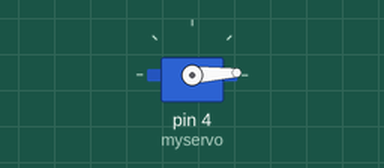
A sketch run on a simulated Arduino Uno, built with avr-gcc and run on an emulated ATmega328P. Shown: servo.

Above: at 0.05 s.
At 0.9 s:
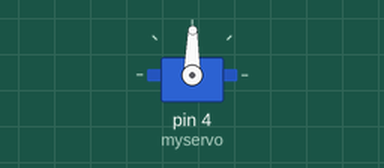
At 1.75 s:
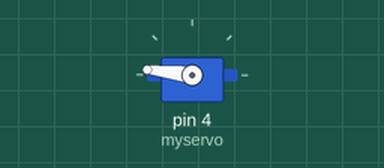
At 3.45 s:
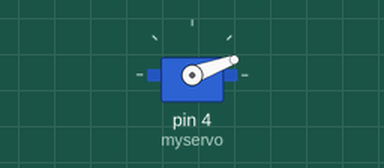
Timing chart, 0 to 8.4 s (numbered marks = the images above):
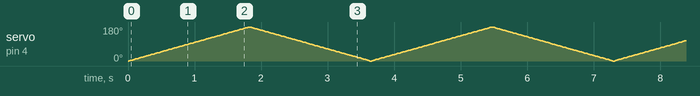

The sketch:

servo_control.ino
```cpp
#include <Servo.h>
Servo myservo;

int pos = 0;

void setup() {
  myservo.attach(4);  // attaches the servo pin. In v.1, servo pin is 4
}

void loop() {
  for (pos = 0; pos <= 180; pos += 1) { // goes from 0 degrees to 180 degrees
    // in steps of 1 degree
    myservo.write(pos);              // tell servo to go to position in variable 'pos'
    delay(10);                       // waits 10ms for the servo to reach the position
  }
  for (pos = 180; pos >= 0; pos -= 1) { // goes from 180 degrees to 0 degrees
    myservo.write(pos);              // tell servo to go to position in variable 'pos'
    delay(10);                       // waits 10ms for the servo to reach the position
  }
}
```
